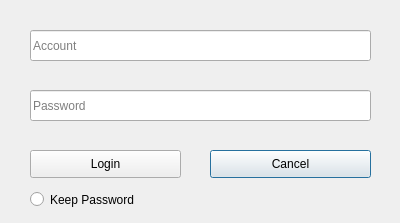
<?xml version="1.0" encoding="UTF-8"?>
<ui version="4.0">
 <class>LoginDialog</class>
 <widget class="QDialog" name="LoginDialog">
  <property name="geometry">
   <rect>
    <x>0</x>
    <y>0</y>
    <width>400</width>
    <height>223</height>
   </rect>
  </property>
  <property name="windowTitle">
   <string>Login</string>
  </property>
  <widget class="QPushButton" name="pbCancel">
   <property name="geometry">
    <rect>
     <x>210</x>
     <y>150</y>
     <width>161</width>
     <height>28</height>
    </rect>
   </property>
   <property name="text">
    <string>Cancel</string>
   </property>
  </widget>
  <widget class="QPushButton" name="pbLogin">
   <property name="geometry">
    <rect>
     <x>30</x>
     <y>150</y>
     <width>151</width>
     <height>28</height>
    </rect>
   </property>
   <property name="text">
    <string>Login</string>
   </property>
  </widget>
  <widget class="QLineEdit" name="lePassword">
   <property name="geometry">
    <rect>
     <x>30</x>
     <y>90</y>
     <width>341</width>
     <height>31</height>
    </rect>
   </property>
   <property name="echoMode">
    <enum>QLineEdit::Password</enum>
   </property>
   <property name="placeholderText">
    <string>Password</string>
   </property>
  </widget>
  <widget class="QLineEdit" name="leName">
   <property name="geometry">
    <rect>
     <x>30</x>
     <y>30</y>
     <width>341</width>
     <height>31</height>
    </rect>
   </property>
   <property name="placeholderText">
    <string>Account</string>
   </property>
  </widget>
  <widget class="QRadioButton" name="keepPwBtn">
   <property name="geometry">
    <rect>
     <x>30</x>
     <y>190</y>
     <width>151</width>
     <height>19</height>
    </rect>
   </property>
   <property name="text">
    <string>Keep Password</string>
   </property>
  </widget>
 </widget>
 <resources/>
 <connections/>
</ui>
